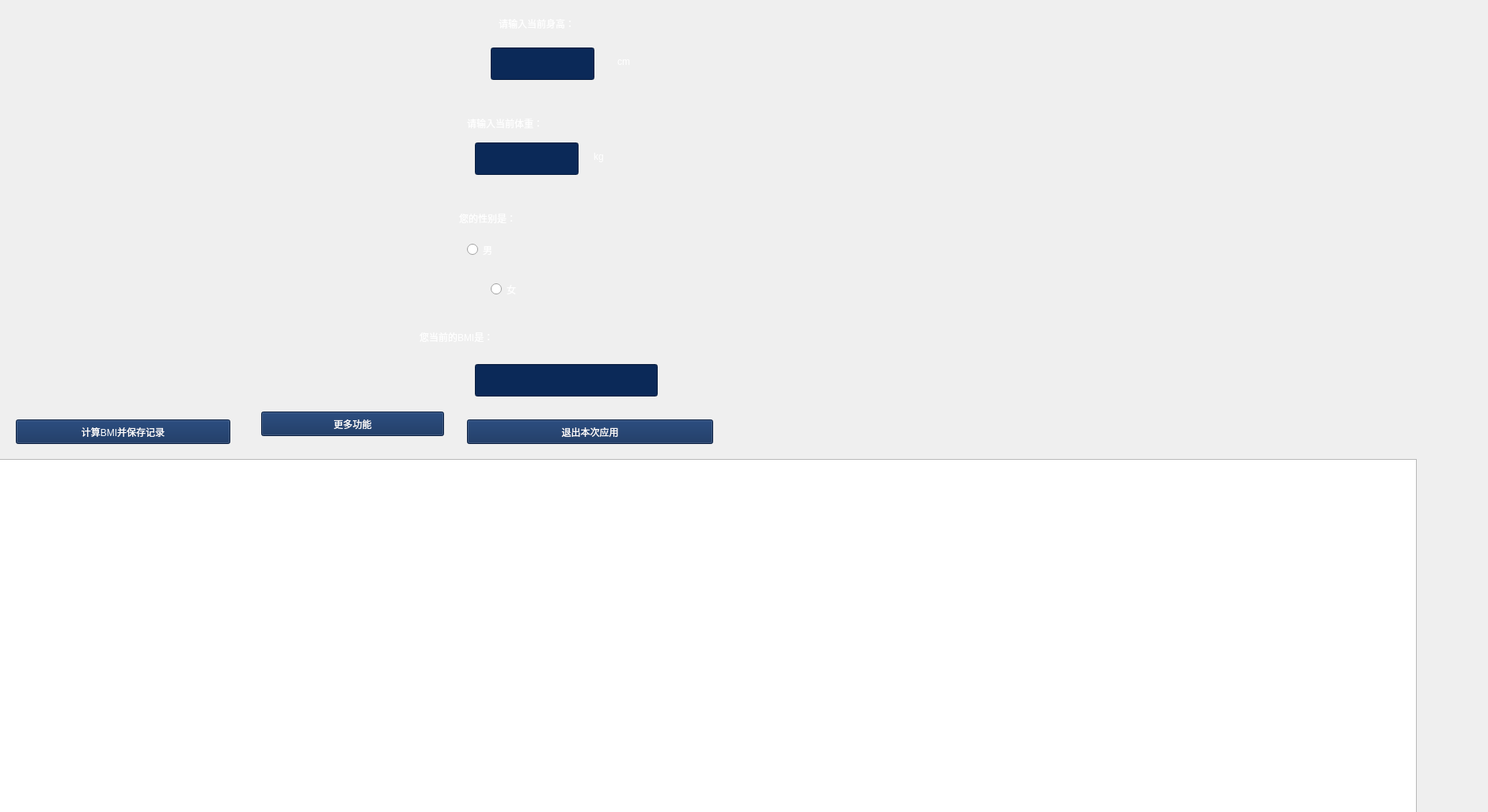
<?xml version="1.0" encoding="UTF-8"?>
<ui version="4.0">
 <class>MainWindow</class>
 <widget class="QMainWindow" name="MainWindow">
  <property name="geometry">
   <rect>
    <x>0</x>
    <y>0</y>
    <width>1880</width>
    <height>1026</height>
   </rect>
  </property>
  <property name="minimumSize">
   <size>
    <width>1880</width>
    <height>1026</height>
   </size>
  </property>
  <property name="maximumSize">
   <size>
    <width>1880</width>
    <height>1026</height>
   </size>
  </property>
  <property name="windowTitle">
   <string>BMI计算</string>
  </property>
  <widget class="QWidget" name="centralwidget">
   <widget class="QLabel" name="height_label">
    <property name="geometry">
     <rect>
      <x>630</x>
      <y>20</y>
      <width>161</width>
      <height>20</height>
     </rect>
    </property>
    <property name="styleSheet">
     <string notr="true">color: rgb(255, 255, 255);
font: 75 italic 14pt &quot;Book Antiqua&quot;;</string>
    </property>
    <property name="text">
     <string>请输入当前身高：</string>
    </property>
   </widget>
   <widget class="QLineEdit" name="height_edit">
    <property name="geometry">
     <rect>
      <x>620</x>
      <y>60</y>
      <width>131</width>
      <height>41</height>
     </rect>
    </property>
    <property name="styleSheet">
     <string notr="true">background-color: rgb(11, 41, 88);
color: rgb(255, 255, 255);
font: 75 italic 14pt &quot;Book Antiqua&quot;;</string>
    </property>
   </widget>
   <widget class="QLabel" name="cm_label">
    <property name="geometry">
     <rect>
      <x>780</x>
      <y>70</y>
      <width>16</width>
      <height>16</height>
     </rect>
    </property>
    <property name="styleSheet">
     <string notr="true">color: rgb(255, 255, 255);
font: 75 italic 14pt &quot;Book Antiqua&quot;;</string>
    </property>
    <property name="text">
     <string>cm</string>
    </property>
   </widget>
   <widget class="QLabel" name="weight_label">
    <property name="geometry">
     <rect>
      <x>590</x>
      <y>140</y>
      <width>191</width>
      <height>31</height>
     </rect>
    </property>
    <property name="styleSheet">
     <string notr="true">color: rgb(255, 255, 255);
font: 75 italic 14pt &quot;Book Antiqua&quot;;</string>
    </property>
    <property name="text">
     <string>请输入当前体重：</string>
    </property>
   </widget>
   <widget class="QLineEdit" name="weight_edit">
    <property name="geometry">
     <rect>
      <x>600</x>
      <y>180</y>
      <width>131</width>
      <height>41</height>
     </rect>
    </property>
    <property name="styleSheet">
     <string notr="true">background-color: rgb(11, 41, 88);
color: rgb(255, 255, 255);
font: 75 italic 14pt &quot;Book Antiqua&quot;;</string>
    </property>
   </widget>
   <widget class="QLabel" name="kg_label">
    <property name="geometry">
     <rect>
      <x>750</x>
      <y>190</y>
      <width>16</width>
      <height>16</height>
     </rect>
    </property>
    <property name="styleSheet">
     <string notr="true">color: rgb(255, 255, 255);
font: 75 italic 14pt &quot;Book Antiqua&quot;;</string>
    </property>
    <property name="text">
     <string>kg</string>
    </property>
   </widget>
   <widget class="QLabel" name="label">
    <property name="geometry">
     <rect>
      <x>580</x>
      <y>260</y>
      <width>191</width>
      <height>31</height>
     </rect>
    </property>
    <property name="styleSheet">
     <string notr="true">color: rgb(255, 255, 255);
font: 75 italic 14pt &quot;Book Antiqua&quot;;</string>
    </property>
    <property name="text">
     <string>您的性别是：</string>
    </property>
   </widget>
   <widget class="QRadioButton" name="gender_man_button">
    <property name="geometry">
     <rect>
      <x>590</x>
      <y>300</y>
      <width>121</width>
      <height>31</height>
     </rect>
    </property>
    <property name="styleSheet">
     <string notr="true">color: rgb(255, 255, 255);
font: 75 italic 14pt &quot;Book Antiqua&quot;;</string>
    </property>
    <property name="text">
     <string>男</string>
    </property>
   </widget>
   <widget class="QRadioButton" name="gender_woman_button">
    <property name="geometry">
     <rect>
      <x>620</x>
      <y>350</y>
      <width>141</width>
      <height>31</height>
     </rect>
    </property>
    <property name="styleSheet">
     <string notr="true">color: rgb(255, 255, 255);
font: 75 italic 14pt &quot;Book Antiqua&quot;;</string>
    </property>
    <property name="text">
     <string>女</string>
    </property>
   </widget>
   <widget class="QLabel" name="dangqian_label">
    <property name="geometry">
     <rect>
      <x>530</x>
      <y>400</y>
      <width>301</width>
      <height>51</height>
     </rect>
    </property>
    <property name="styleSheet">
     <string notr="true">color: rgb(255, 255, 255);
font: 75 italic 14pt &quot;Book Antiqua&quot;;</string>
    </property>
    <property name="text">
     <string>您当前的BMI是：</string>
    </property>
   </widget>
   <widget class="QLineEdit" name="BMI_result_line_edit_2">
    <property name="geometry">
     <rect>
      <x>600</x>
      <y>460</y>
      <width>231</width>
      <height>41</height>
     </rect>
    </property>
    <property name="styleSheet">
     <string notr="true">background-color: rgb(11, 41, 88);
color: rgb(255, 255, 255);
font: 75 italic 14pt &quot;Book Antiqua&quot;;</string>
    </property>
   </widget>
   <widget class="QPushButton" name="jisuan_BMI_button">
    <property name="geometry">
     <rect>
      <x>20</x>
      <y>530</y>
      <width>271</width>
      <height>31</height>
     </rect>
    </property>
    <property name="styleSheet">
     <string notr="true">background-color: rgb(11, 41, 88);
color: rgb(255, 255, 255);
font: 75 italic 14pt &quot;Book Antiqua&quot;;</string>
    </property>
    <property name="text">
     <string>计算BMI并保存记录</string>
    </property>
   </widget>
   <widget class="QPushButton" name="morefunc_button">
    <property name="geometry">
     <rect>
      <x>330</x>
      <y>520</y>
      <width>231</width>
      <height>31</height>
     </rect>
    </property>
    <property name="styleSheet">
     <string notr="true">background-color: rgb(11, 41, 88);
color: rgb(255, 255, 255);
font: 75 italic 14pt &quot;Book Antiqua&quot;;</string>
    </property>
    <property name="text">
     <string>更多功能</string>
    </property>
   </widget>
   <widget class="QPushButton" name="tuichu_button">
    <property name="geometry">
     <rect>
      <x>590</x>
      <y>530</y>
      <width>311</width>
      <height>31</height>
     </rect>
    </property>
    <property name="styleSheet">
     <string notr="true">background-color: rgb(11, 41, 88);
color: rgb(255, 255, 255);
font: 75 italic 14pt &quot;Book Antiqua&quot;;</string>
    </property>
    <property name="text">
     <string>退出本次应用</string>
    </property>
   </widget>
   <widget class="QListView" name="listView_2">
    <property name="geometry">
     <rect>
      <x>-90</x>
      <y>580</y>
      <width>1880</width>
      <height>1026</height>
     </rect>
    </property>
    <property name="minimumSize">
     <size>
      <width>1880</width>
      <height>1026</height>
     </size>
    </property>
    <property name="maximumSize">
     <size>
      <width>1880</width>
      <height>1026</height>
     </size>
    </property>
    <property name="styleSheet">
     <string notr="true">background-image: url(:/images/images/page_2_1.png);
background-image: url(:/images/images/page_2_2.png);</string>
    </property>
   </widget>
   <zorder>listView_2</zorder>
   <zorder>height_label</zorder>
   <zorder>height_edit</zorder>
   <zorder>cm_label</zorder>
   <zorder>weight_label</zorder>
   <zorder>weight_edit</zorder>
   <zorder>kg_label</zorder>
   <zorder>label</zorder>
   <zorder>gender_man_button</zorder>
   <zorder>gender_woman_button</zorder>
   <zorder>dangqian_label</zorder>
   <zorder>BMI_result_line_edit_2</zorder>
   <zorder>jisuan_BMI_button</zorder>
   <zorder>morefunc_button</zorder>
   <zorder>tuichu_button</zorder>
  </widget>
 </widget>
 <resources>
  <include location="res.qrc"/>
 </resources>
 <connections>
  <connection>
   <sender>tuichu_button</sender>
   <signal>clicked()</signal>
   <receiver>MainWindow</receiver>
   <slot>close()</slot>
   <hints>
    <hint type="sourcelabel">
     <x>199</x>
     <y>422</y>
    </hint>
    <hint type="destinationlabel">
     <x>277</x>
     <y>390</y>
    </hint>
   </hints>
  </connection>
 </connections>
 <slots>
  <slot>BMI_result_hanshu()</slot>
 </slots>
</ui>
